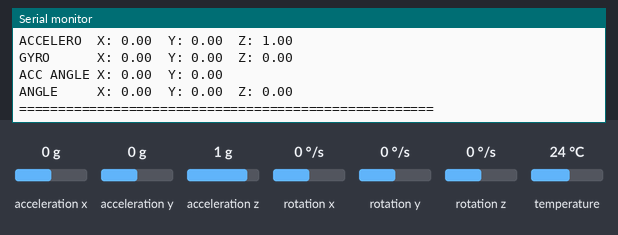
The program below on a simulated STM32 Blue Pill. Shown: the last lines printed to the serial monitor. The test bench sets the inputs (shaded band); at power-on: acceleration x 0 g, acceleration y 0 g, acceleration z 1 g, rotation x 0 °/s, rotation y 0 °/s, rotation z 0 °/s, temperature 24 °C.

Above: at 2.2 s.
2.3 s: acceleration x set to -1.4 g
At 3.6 s:
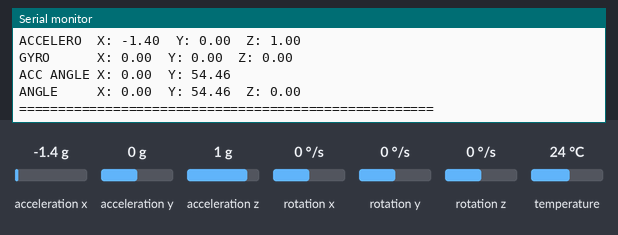
3.8 s: acceleration y set to -1.4 g
At 4.8 s:
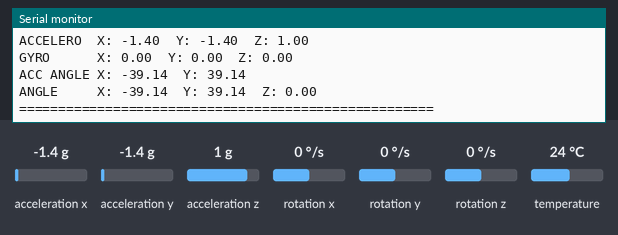
5.3 s: acceleration z set to -1.4 g
At 6.6 s:
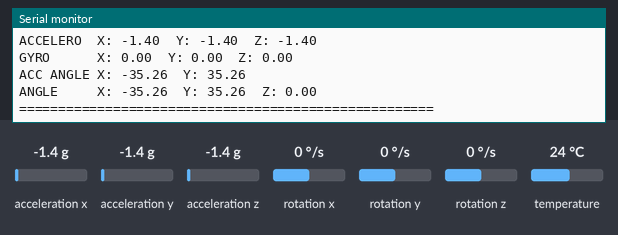
6.8 s: rotation x set to -192 °/s
8.3 s: rotation y set to -192 °/s
Timing chart, 0 to 10.8 s (numbered marks = the images above; inputs shaded):
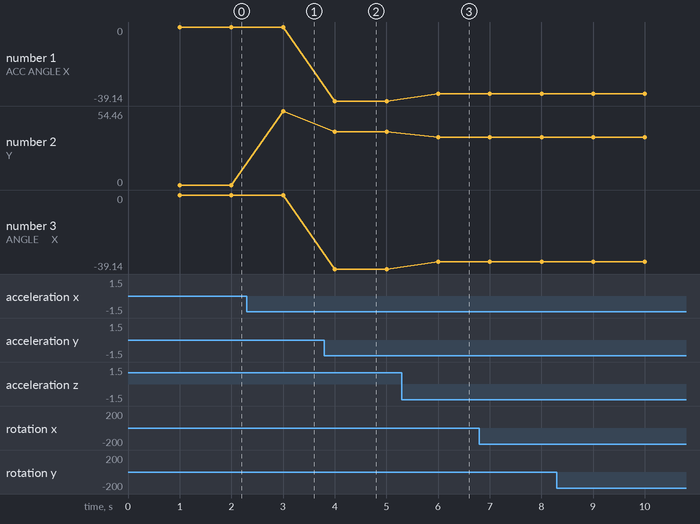

The program:

main.cpp
```cpp
#include <Arduino.h>                              // Include the Arduino library
#include "Wire.h"
#include <MPU6050_light.h>

MPU6050 mpu(Wire);

unsigned long lastDataTime = 0;
const int samplingInterval = 1000;

void setup(){
  Serial.begin(115200);

  Wire.begin();

  byte status = mpu.begin();
  while(status!=0){};
  mpu.calcOffsets(true,true);
}

void loop() {
  unsigned long currentTime = millis();

  mpu.update();

  if (currentTime - lastDataTime >= samplingInterval) {
    lastDataTime = currentTime;

    Serial.print(F("TEMPERATURE: "));Serial.println(mpu.getTemp());
    Serial.print(F("ACCELERO  X: "));Serial.print(mpu.getAccX());
    Serial.print("\tY: ");Serial.print(mpu.getAccY());
    Serial.print("\tZ: ");Serial.println(mpu.getAccZ());

    Serial.print(F("GYRO      X: "));Serial.print(mpu.getGyroX());
    Serial.print("\tY: ");Serial.print(mpu.getGyroY());
    Serial.print("\tZ: ");Serial.println(mpu.getGyroZ());

    Serial.print(F("ACC ANGLE X: "));Serial.print(mpu.getAccAngleX());
    Serial.print("\tY: ");Serial.println(mpu.getAccAngleY());

    Serial.print(F("ANGLE     X: "));Serial.print(mpu.getAngleX());
    Serial.print("\tY: ");Serial.print(mpu.getAngleY());
    Serial.print("\tZ: ");Serial.println(mpu.getAngleZ());
    Serial.println(F("=====================================================\n"));
  }
}
```

Measured:
- after the input at 2.3 s, the serial monitor: prints a new line after 0.70 s (image 1)
- after the input at 3.8 s, the serial monitor: prints a new line after 0.20 s (image 2)
- after the input at 5.3 s, the serial monitor: prints a new line after 0.70 s (image 3)
- plotted number 1: 0 → -39.14 after the input at 3.8 s, -39.14 → -35.26 after the input at 5.3 s
- plotted number 2: 0 → 54.46 after the input at 2.3 s, 54.46 → 39.14 after the input at 3.8 s, 39.14 → 35.26 after the input at 5.3 s
- plotted number 3: 0 → -39.14 after the input at 3.8 s, -39.14 → -35.26 after the input at 5.3 s
